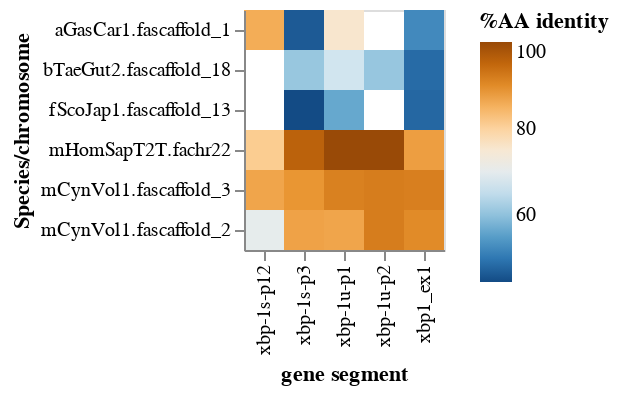

Notebook code for this chart:
### Code cell
# Create a summary of matches across all species and exons in the data

alt.Chart(exons).mark_rect().encode(
    y = alt.Y('genome_chr:N',title='Species/chromosome',sort=data.sort_values(by=['clade'])['genome_chr'].unique()),
    x = alt.X('exon:N',title="gene segment"),
    color=alt.Color('id:Q',scale=alt.Scale(scheme="blueorange"),title='%AA identity'),
    tooltip=[
            alt.Tooltip('id',title='% identity')
        ]
)

### Figure 1 — Vega-Lite specification as saved in the notebook (floating-point values rounded to 4 significant figures)
{"config": {"view": {"continuousWidth": 400, "continuousHeight": 300}}, "data": {"name": "data-24572e807970be239bdfa0e6672a107b"}, "mark": "rect", "encoding": {"color": {"field": "id", "scale": {"scheme": "blueorange"}, "title": "%AA identity", "type": "quantitative"}, "tooltip": [{"field": "id", "title": "% identity", "type": "nominal"}], "x": {"field": "exon", "title": "gene segment", "type": "nominal"}, "y": {"field": "genome_chr", "sort": ["aGasCar1.fascaffold_1", "bTaeGut2.fascaffold_18", "fScoJap1.fascaffold_13", "mHomSapT2T.fachr22", "mCynVol1.fascaffold_3", "mCynVol1.fascaffold_2"], "title": "Species/chromosome", "type": "nominal"}}, "$schema": "https://vega.github.io/schema/vega-lite/v4.17.0.json", "datasets": {"data-24572e807970be239bdfa0e6672a107b": [{"genome": "aGasCar1.fa", "chr": "scaffold_1", "start": 8880, "end": 9045, "orf": "aGasCar1.fascaffold_1_ORF.31", "frame": 1, "strand": "+", "midpoint": "8970", "matchStart": "8904", "matchEnd": "9036", "exon": "xbp-1u-p1", "id": "75.6", "genome_chr": "aGasCar1.fascaffold_1", "clade": "a"}, {"genome": "aGasCar1.fa", "chr": "scaffold_1", "start": 8880, "end": 9045, "orf": "aGasCar1.fascaffold_1_ORF.31", "frame": 1, "strand": "+", "midpoint": "8923", "matchStart": "8904", "matchEnd": "8943", "exon": "xbp-1s-p12", "id": "85.7", "genome_chr": "aGasCar1.fascaffold_1", "clade": "a"}, {"genome": "aGasCar1.fa", "chr": "scaffold_1", "start": 9424, "end": 10126, "orf": "aGasCar1.fascaffold_1_ORF.64", "frame": 2, "strand": "+", "midpoint": "9776", "matchStart": "9514", "matchEnd": "10039", "exon": "xbp-1s-p3", "id": "46.5", "genome_chr": "aGasCar1.fascaffold_1", "clade": "a"}, {"genome": "aGasCar1.fa", "chr": "scaffold_1", "start": 659, "end": 959, "orf": "aGasCar1.fascaffold_1_ORF.73", "frame": 3, "strand": "+", "midpoint": "831", "matchStart": "749", "matchEnd": "914", "exon": "xbp1_ex1", "id": "52.4", "genome_chr": "aGasCar1.fascaffold_1", "clade": "a"}, {"genome": "bTaeGut2.fa", "chr": "scaffold_18", "start": 717, "end": 1026, "orf": "bTaeGut2.fascaffold_18_ORF.3", "frame": 1, "strand": "+", "midpoint": "927", "matchStart": "831", "matchEnd": "1023", "exon": "xbp1_ex1", "id": "48.6", "genome_chr": "bTaeGut2.fascaffold_18", "clade": "b"}, {"genome": "bTaeGut2.fa", "chr": "scaffold_18", "start": 2760, "end": 3348, "orf": "bTaeGut2.fascaffold_18_ORF.11", "frame": 1, "strand": "+", "midpoint": "3072", "matchStart": "2796", "matchEnd": "3348", "exon": "xbp-1s-p3", "id": "60.8", "genome_chr": "bTaeGut2.fascaffold_18", "clade": "b"}, {"genome": "bTaeGut2.fa", "chr": "scaffold_18", "start": 2773, "end": 2980, "orf": "bTaeGut2.fascaffold_18_ORF.23", "frame": 2, "strand": "+", "midpoint": "2887", "matchStart": "2797", "matchEnd": "2977", "exon": "xbp-1u-p2", "id": "60.7", "genome_chr": "bTaeGut2.fascaffold_18", "clade": "b"}, {"genome": "bTaeGut2.fa", "chr": "scaffold_18", "start": 1886, "end": 2069, "orf": "bTaeGut2.fascaffold_18_ORF.32", "frame": 3, "strand": "+", "midpoint": "1994", "matchStart": "1928", "matchEnd": "2060", "exon": "xbp-1u-p1", "id": "66.7", "genome_chr": "bTaeGut2.fascaffold_18", "clade": "b"}, {"genome": "fScoJap1.fa", "chr": "scaffold_13", "start": 862, "end": 1435, "orf": "fScoJap1.fascaffold_13_ORF.42", "frame": -1, "strand": "-", "midpoint": "1147", "matchStart": "862", "matchEnd": "1432", "exon": "xbp-1s-p3", "id": "44.6", "genome_chr": "fScoJap1.fascaffold_13", "clade": "f"}, {"genome": "fScoJap1.fa", "chr": "scaffold_13", "start": 2970, "end": 3309, "orf": "fScoJap1.fascaffold_13_ORF.47", "frame": -2, "strand": "-", "midpoint": "3097", "matchStart": "2982", "matchEnd": "3213", "exon": "xbp1_ex1", "id": "48.1", "genome_chr": "fScoJap1.fascaffold_13", "clade": "f"}, {"genome": "fScoJap1.fa", "chr": "scaffold_13", "start": 1550, "end": 1844, "orf": "fScoJap1.fascaffold_13_ORF.63", "frame": -3, "strand": "-", "midpoint": "1668", "matchStart": "1601", "matchEnd": "1736", "exon": "xbp-1u-p1", "id": "56.5", "genome_chr": "fScoJap1.fascaffold_13", "clade": "f"}, {"genome": "mCynVol1.fa", "chr": "scaffold_2", "start": 960, "end": 1080, "orf": "mCynVol1.fascaffold_2_ORF.3", "frame": 1, "strand": "+", "midpoint": "1048", "matchStart": "1017", "matchEnd": "1080", "exon": "xbp1_ex1", "id": "68.2", "genome_chr": "mCynVol1.fascaffold_2", "clade": "m"}, {"genome": "mCynVol1.fa", "chr": "scaffold_2", "start": 1083, "end": 1803, "orf": "mCynVol1.fascaffold_2_ORF.4", "frame": 1, "strand": "+", "midpoint": "1542", "matchStart": "1476", "matchEnd": "1608", "exon": "xbp-1u-p1", "id": "86.7", "genome_chr": "mCynVol1.fascaffold_2", "clade": "m"}, {"genome": "mCynVol1.fa", "chr": "scaffold_2", "start": 1083, "end": 1803, "orf": "mCynVol1.fascaffold_2_ORF.4", "frame": 1, "strand": "+", "midpoint": "1731", "matchStart": "1659", "matchEnd": "1803", "exon": "xbp-1u-p2", "id": "91.8", "genome_chr": "mCynVol1.fascaffold_2", "clade": "m"}, {"genome": "mCynVol1.fa", "chr": "scaffold_2", "start": 1083, "end": 1803, "orf": "mCynVol1.fascaffold_2_ORF.4", "frame": 1, "strand": "+", "midpoint": "1497", "matchStart": "1476", "matchEnd": "1518", "exon": "xbp-1s-p12", "id": "86.7", "genome_chr": "mCynVol1.fascaffold_2", "clade": "m"}, {"genome": "mCynVol1.fa", "chr": "scaffold_2", "start": 1083, "end": 1803, "orf": "mCynVol1.fascaffold_2_ORF.4", "frame": 1, "strand": "+", "midpoint": "1171", "matchStart": "1098", "matchEnd": "1245", "exon": "xbp1_ex1", "id": "90.0", "genome_chr": "mCynVol1.fascaffold_2", "clade": "m"}, {"genome": "mCynVol1.fa", "chr": "scaffold_2", "start": 1508, "end": 2171, "orf": "mCynVol1.fascaffold_2_ORF.16", "frame": 3, "strand": "+", "midpoint": "1565", "matchStart": "1511", "matchEnd": "1619", "exon": "xbp-1s-p12", "id": "70.3", "genome_chr": "mCynVol1.fascaffold_2", "clade": "m"}, {"genome": "mCynVol1.fa", "chr": "scaffold_2", "start": 1508, "end": 2171, "orf": "mCynVol1.fascaffold_2_ORF.16", "frame": 3, "strand": "+", "midpoint": "1896", "matchStart": "1622", "matchEnd": "2171", "exon": "xbp-1s-p3", "id": "87.0", "genome_chr": "mCynVol1.fascaffold_2", "clade": "m"}, {"genome": "mCynVol1.fa", "chr": "scaffold_3", "start": 1419, "end": 1551, "orf": "mCynVol1.fascaffold_3_ORF.62", "frame": -1, "strand": "-", "midpoint": "1494", "matchStart": "1440", "matchEnd": "1548", "exon": "xbp-1s-p12", "id": "70.3", "genome_chr": "mCynVol1.fascaffold_3", "clade": "m"}, {"genome": "mCynVol1.fa", "chr": "scaffold_3", "start": 942, "end": 1179, "orf": "mCynVol1.fascaffold_3_ORF.63", "frame": -1, "strand": "-", "midpoint": "1032", "matchStart": "942", "matchEnd": "1122", "exon": "xbp-1u-p2", "id": "91.8", "genome_chr": "mCynVol1.fascaffold_3", "clade": "m"}, {"genome": "mCynVol1.fa", "chr": "scaffold_3", "start": 4655, "end": 5102, "orf": "mCynVol1.fascaffold_3_ORF.67", "frame": -2, "strand": "-", "midpoint": "4868", "matchStart": "4799", "matchEnd": "4937", "exon": "xbp1_ex1", "id": "91.5", "genome_chr": "mCynVol1.fascaffold_3", "clade": "m"}, {"genome": "mCynVol1.fa", "chr": "scaffold_3", "start": 1427, "end": 1709, "orf": "mCynVol1.fascaffold_3_ORF.76", "frame": -2, "strand": "-", "midpoint": "1515", "matchStart": "1448", "matchEnd": "1583", "exon": "xbp-1u-p1", "id": "91.3", "genome_chr": "mCynVol1.fascaffold_3", "clade": "m"}, {"genome": "mCynVol1.fa", "chr": "scaffold_3", "start": 1427, "end": 1709, "orf": "mCynVol1.fascaffold_3_ORF.76", "frame": -2, "strand": "-", "midpoint": "1562", "matchStart": "1541", "matchEnd": "1583", "exon": "xbp-1s-p12", "id": "86.7", "genome_chr": "mCynVol1.fascaffold_3", "clade": "m"}, {"genome": "mCynVol1.fa", "chr": "scaffold_3", "start": 574, "end": 1147, "orf": "mCynVol1.fascaffold_3_ORF.92", "frame": -3, "strand": "-", "midpoint": "848", "matchStart": "574", "matchEnd": "1123", "exon": "xbp-1s-p3", "id": "88.6", "genome_chr": "mCynVol1.fascaffold_3", "clade": "m"}, {"genome": "mHomSapT2T.fa", "chr": "chr22", "start": 5401, "end": 5833, "orf": "mHomSapT2T.fachr22_ORF.66", "frame": -1, "strand": "-", "midpoint": "5705", "matchStart": "5611", "matchEnd": "5800", "exon": "xbp1_ex1", "id": "87.5", "genome_chr": "mHomSapT2T.fachr22", "clade": "m"}, {"genome": "mHomSapT2T.fa", "chr": "chr22", "start": 1333, "end": 1552, "orf": "mHomSapT2T.fachr22_ORF.77", "frame": -1, "strand": "-", "midpoint": "1406", "matchStart": "1336", "matchEnd": "1477", "exon": "xbp-1u-p1", "id": "100", "genome_chr": "mHomSapT2T.fachr22", "clade": "m"}, {"genome": "mHomSapT2T.fa", "chr": "chr22", "start": 1333, "end": 1552, "orf": "mHomSapT2T.fachr22_ORF.77", "frame": -1, "strand": "-", "midpoint": "1456", "matchStart": "1435", "matchEnd": "1477", "exon": "xbp-1s-p12", "id": "100", "genome_chr": "mHomSapT2T.fachr22", "clade": "m"}, {"genome": "mHomSapT2T.fa", "chr": "chr22", "start": 465, "end": 1167, "orf": "mHomSapT2T.fachr22_ORF.96", "frame": -2, "strand": "-", "midpoint": "741", "matchStart": "465", "matchEnd": "1017", "exon": "xbp-1s-p3", "id": "95.7", "genome_chr": "mHomSapT2T.fachr22", "clade": "m"}, {"genome": "mHomSapT2T.fa", "chr": "chr22", "start": 1313, "end": 1445, "orf": "mHomSapT2T.fachr22_ORF.112", "frame": -3, "strand": "-", "midpoint": "1388", "matchStart": "1334", "matchEnd": "1442", "exon": "xbp-1s-p12", "id": "81.1", "genome_chr": "mHomSapT2T.fachr22", "clade": "m"}, {"genome": "mHomSapT2T.fa", "chr": "chr22", "start": 836, "end": 1073, "orf": "mHomSapT2T.fachr22_ORF.113", "frame": -3, "strand": "-", "midpoint": "926", "matchStart": "836", "matchEnd": "1016", "exon": "xbp-1u-p2", "id": "100", "genome_chr": "mHomSapT2T.fachr22", "clade": "m"}]}}
